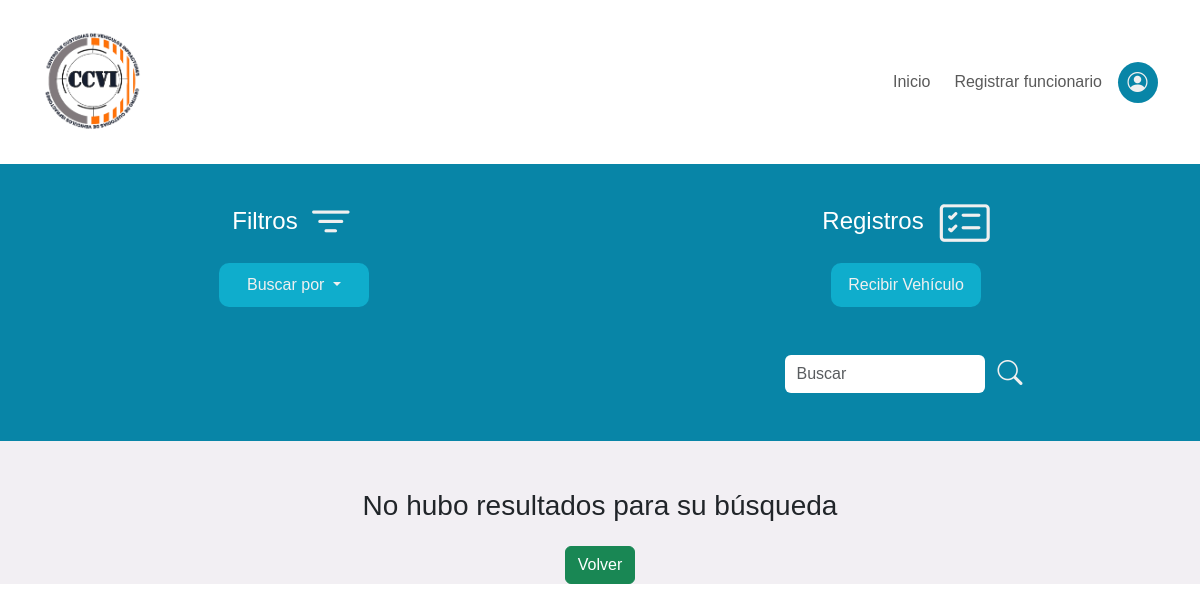
/home/ (signed in), run on an earlier commit of the app's database.
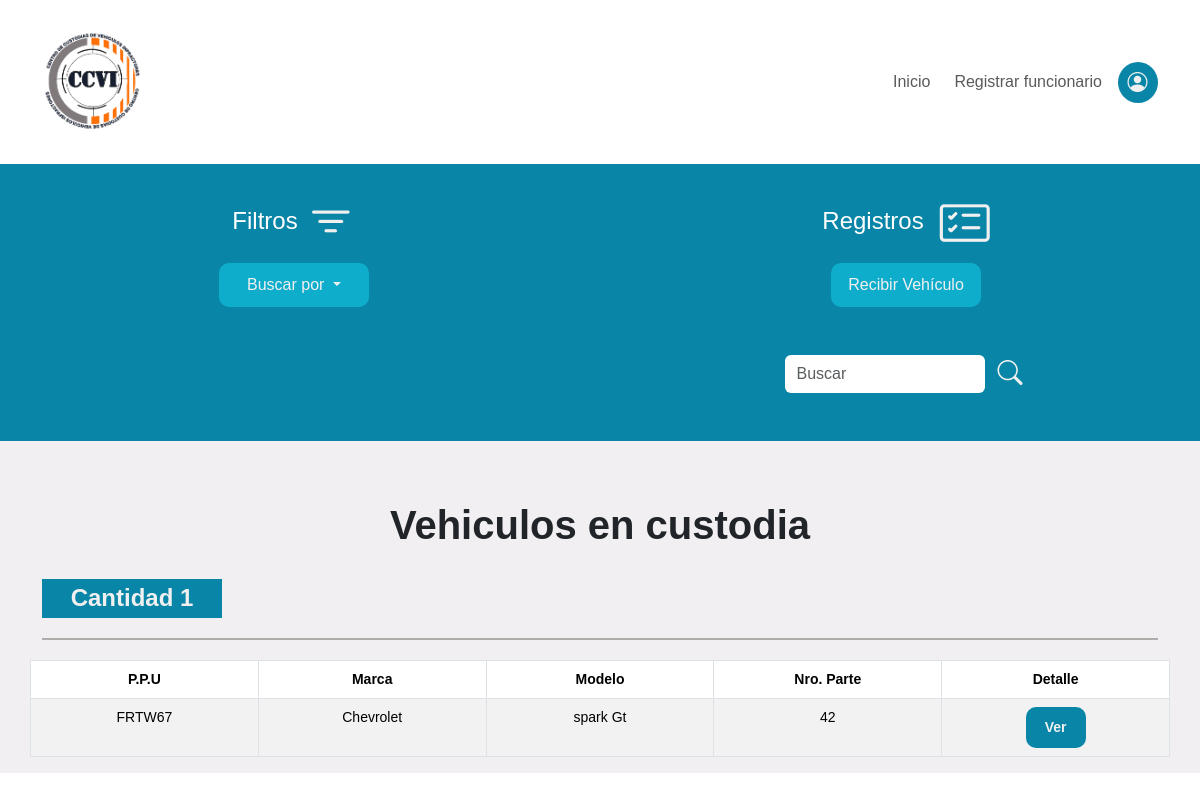
And on a later commit of the database.
### core/models.py (models this page shows, shortened)
class Vehiculo(models.Model):
    tipo = models.CharField(max_length=60, choices=CHOICES_TIPO)
    marca = models.CharField(max_length=60)
    modelo = models.CharField(max_length=60)
    placa_patente = models.CharField(max_length=6, unique=True)
    año = models.IntegerField()
    color = models.CharField(max_length=40)
    imagen = models.ImageField(upload_to='vehiculos')
    motivo = models.CharField(max_length=100, choices=CHOICES_MOTIVO)
    disposicion = models.ForeignKey(Tribunal, to_field='nombre', on_delete=models.RESTRICT, verbose_name='Disposición')
    fecha_ingreso = models.DateTimeField(verbose_name='Fecha de ingreso')
    numero_de_parte = models.IntegerField(blank=True, null=True, verbose_name='Número parte')
    numero_de_oficio = models.IntegerField(blank=True, null=True, verbose_name='Número oficio')
    acta_entrega = models.CharField(max_length=2, choices=ACTA_ENTREGA)
    observaciones = models.TextField(blank=True, default='Sin observaciones')
    entregado = models.BooleanField(default=False)
    registro_propietario = models.BooleanField(default=False)
    funcionario_receptor = models.ForeignKey(User, on_delete=models.RESTRICT, null=True, related_name='funcionario_receptor')
    funcionario_entrega = models.ForeignKey(User, on_delete=models.RESTRICT, null=True, blank=True, related_name='funcionario_entrega')
    class Meta:
        verbose_name = 'Vehículo'
        verbose_name_plural = 'Vehículos'

### core/views.py (the view)
# urls.py: path('', Index.as_view(), name='home'),
@method_decorator(login_required, name='dispatch')
class Index(ListView):
    model = Vehiculo
    template_name = 'index.html'
    def get_context_data(self, **kwargs):
        context = super().get_context_data(**kwargs)
        vehiculos = Vehiculo.objects.filter(entregado=False).order_by('-fecha_ingreso') # Ordenamos por fecha_ingreso (de forma inversa)
        cantidad_vehiculos = vehiculos.count() #Count devuelve un tipo de dato int
        busqueda = self.request.GET.get("buscar")
        page = self.request.GET.get('page', 1)
        try:
            paginador = Paginator(vehiculos, 10)
            vehiculos = paginador.page(page)
        except:
            raise Http404
        if busqueda:
            vehiculos = Vehiculo.objects.filter( Q(entregado=False), Q(placa_patente__icontains=busqueda) | Q(marca__icontains=busqueda) |
            Q(numero_de_parte__icontains=busqueda) | Q(modelo__icontains=busqueda) | Q(tipo__icontains=busqueda) )
            cantidad_vehiculos = vehiculos.count()
        context['entity'] = vehiculos
        context['cantidad'] =  cantidad_vehiculos
        context['paginator'] = paginador
        return context

### core/templates/index.html (shortened to what this page needs)
{% extends 'layout_core/layout_core.html' %}
{% block content %}
{% include 'partials/sub_navbar.html' %}
{% if entity %}
<div class="container mt-4">
    <h1 class="titulo_index text-center">Vehiculos en custodia</h1>
    <h4 class="cantidad_vehiculos_index text-center">Cantidad {{ cantidad }}</h4>
    <div class="separator"></div>
    <div class="row">
        <table class="table table-striped table-hover table-bordered small" width="100%">
            <thead>
                <tr class="text-center">
                    <th class="col-1">P.P.U</th>
                    <th class="col-1">Marca</th>
                    <th class="col-1">Modelo</th>
                    <th class="col-1">Nro. Parte </th>
                    <th class="col-1">Detalle</th>
                </tr>
            </thead>
            <tbody>
                {% for vehiculo in entity %}
                    <tr class="text-center">
                        <td class="">{{ vehiculo.placa_patente }}</td>
                        <td>{{ vehiculo.marca }}</td>
                        <td>{{ vehiculo.modelo }}</td>
                        {% if vehiculo.numero_de_parte %}
                            <td>{{ vehiculo.numero_de_parte }}</td>
                        {% else %}
                            <td>No asignado</td>
                        {% endif %}
                        <td>
                            <a href="{% url 'detalle_vehiculo' vehiculo.id %}">
                                <Button class="boton_tribunales">Ver</Button>
                            </a>
                        </td>
                    </tr>
                    {% endfor %}
            </tbody>
        </table>
    </div>
</div>
{% else %}
<div class="container">
    <div class="row">
        <div class="col text-center mt-5">
            <h3>No hubo resultados para su búsqueda</h3>
            <a href="{% url 'home' %}"><button class="btn btn-success mt-3">Volver</button></a>
        </div>
    </div>
</div>
{% endif %}
{% endblock %}

### core/templates/layout_core/layout_core.html (shortened to what this page needs)
{% load static %}
<!DOCTYPE html>
<html lang="es">
<head>
    <link href="https://cdn.jsdelivr.net/npm/bootstrap@5.3.1/dist/css/bootstrap.min.css" rel="stylesheet">
    <link rel="stylesheet" href="https://cdn.jsdelivr.net/npm/bootstrap-icons@1.10.5/font/bootstrap-icons.css">
    <link rel="stylesheet" href="{% static 'css/core.css' %}">
</head>
<body>
    <header>
        {% include 'partials/navbar.html' %}
    </header>
    <main class="bg_main">
        {% block content %} {% endblock %}
    </main>
</body>
</html>

### core/templates/partials/navbar.html (shortened to what this page needs)
{% load static %}
<nav class="navbar navbar-expand-lg p-4">
    <div class="container">
        <a class="navbar-brand" href="{% url 'home' %}">
            <img src="{% static 'images/logo_custodia.webp' %}" class="logo_nav" alt="Logo">
        </a>
        <div class="collapse navbar-collapse" id="navbarNav">
            <ul class="navbar-nav ms-auto d-flex align-items-center gap-2">
                <li class="nav-item">
                    <a class="nav-link" href="{% url 'home' %}">Inicio</a>
                </li>
                {% if user.is_superuser %}
                <li class="nav-item">
                    <a class="nav-link" href="{% url 'registro_usuario' %}">Registrar funcionario</a>
                </li>
                {% endif %}
                <button class="boton_usuario_nav" type="button" data-bs-toggle="offcanvas" data-bs-target="#offcanvasRight" aria-controls="offcanvasRight">
                    <i class="bi bi-person-circle"></i>
                </button>
            </ul>
        </div>
    </div>
</nav>

### core/templates/partials/sub_navbar.html (shortened to what this page needs)
<div class="container-fluid p-0 bg_filtros">
    <div class="row pt-4">
        <div class="col col-lg-6 col-md-6 col-12 text-center">
            <div class="d-flex justify-content-center align-items-center gap-2">
                <p class="h4 text-white">Filtros</p>
                <i class="bi bi-filter icon_index"></i>
            </div>
            <div class="dropdown">
                <button type="button" class="buttons_index dropdown-toggle" data-bs-toggle="dropdown" aria-expanded="false">
                  Buscar por
                </button>
            </div>
        </div>
        <div class="col col-lg-6 col-md-6 col-12 text-center">
            <div class="d-flex justify-content-center align-items-center gap-3">
                <p class="h4 text-white">Registros</p>
                <i class="bi bi-card-checklist icon_index"></i>
            </div>
            <a href="{% url 'formulario_vehiculo' %}" class="text-white">
                <button class="buttons_index">Recibir Vehículo</button>
            </a>
            <form action="{% url 'home' %}" method="GET" class="mt-5 pb-5 d-flex justify-content-center gap-2">
                <input type="search" class="form-control input_search shadow-none" name="buscar" id="buscar" placeholder="Buscar">
                <button class="button_search"><i class="bi bi-search"></i></button>
            </form>
        </div>
    </div>
</div>

### static/css/core.css (style rules this page uses)
:root { --bg_fondo_page: #0885a7; --bg_search: #0fadcc; --blanco: #f0f0f0; --blancoFuente: #f2eff3; --fuente: Arial, "Helvetica Neue", Helvetica, sans-serif; }
* { padding: 0; box-sizing: border-box; font-family: var(--fuente); }
a { text-decoration: none; }
li { list-style: none; }
.logo_nav { width: 100px; }
.boton_usuario_nav { border: none; width: 40px; padding: 6px 1px 5px 0; border-radius: 50%; background-color: var(--bg_fondo_page); color: var(--blanco) }
.bi-person-circle { font-size: 20px; }
.bg_main { background-color: var(--blancoFuente); }
.bg_filtros { background-color: var(--bg_fondo_page); }
.input_search { width: 200px; border: none; }
.button_search { background-color: var(--bg_fondo_page); border: none; width: 35px; }
.button_search i { color: var(--blanco); font-size: 25px; }
.icon_index { font-size: 50px; color: var(--blanco); }
.buttons_index { background-color: var(--bg_search); border: none; width: 150px; padding: 10px; border-radius: 10px; color: var(--blanco); }
.titulo_index { margin: 60px 0 30px; font-weight: 600; }
.cantidad_vehiculos_index { background-color: var(--bg_fondo_page); width: 180px; padding: 5px; color: var(--blanco); font-weight: 600; }
.separator { width: 100%; height: 2px; background-color: rgb(176, 172, 172); margin: 20px 0; }
.boton_tribunales { background-color: var(--bg_fondo_page); border: none; width: 60px; padding: 10px; border-radius: 10px; color: var(--blanco); font-weight: 600; }

What changed in the data, as far as the page shows it:
added Vehiculo: placa_patente "FRTW67", marca "Chevrolet", modelo "spark Gt", numero_de_parte "42"
Also different on the page:
{{ cantidad }}: (not shown) → "1"
text no longer shown: "No hubo resultados para su búsqueda Volver"
text now shown: "Vehiculos en custodia Cantidad P.P.U Marca Modelo Nro. Parte Detalle"
